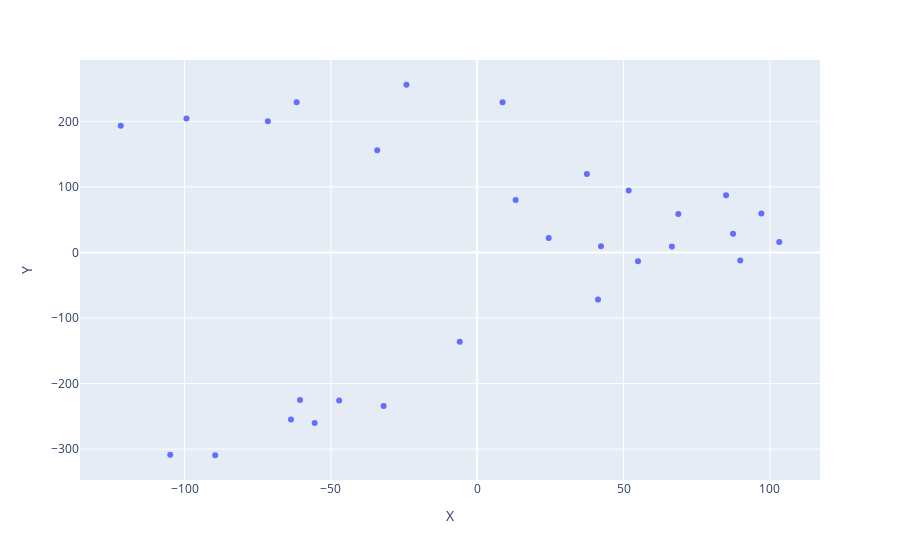

Notebook code for this chart:
### Code cell
#dist_matrix = pd.read_excel('analysis/generated/matrices/pancreas_pats_dist_L_NA_BIP.xlsx')
dist_matrix = dist_matrix.to_numpy()
setnames = ['patient ' + str(count) for count in range(0,len(dist_matrix))]
df_mds_coordinates.set_axis(setnames,axis='index',inplace=True)
df_mds_coordinates['Patient'] = setnames

df_mds_coordinates['ICD diagnoses'] = patient_diagnoses
df_mds_coordinates.rename(columns={0:'X',1:'Y'}, inplace=True)
# utils.plotDistMatrix(df_mds_coordinates,setnames)

fig = px.scatter(df_mds_coordinates,x='X',y='Y',hover_data={'Patient':True,'ICD diagnoses':True,'X':False,'Y':False})
fig.show()

### Figure 1 — Plotly figure (JSON) as saved in the notebook; plotly's stock layout.template omitted (floating-point values rounded to 4 significant figures)
{"data": [{"customdata": [["patient 0", "{'R11', 'K83.0', 'C78.7', 'R65.0', 'U69.12', 'K92.0', 'K92.1', 'C25.0', 'K26.0', 'K31.5', 'Z03.1', 'Z71', 'F10.1', 'E87.6', 'R10.1', 'Z92.6', 'R53', 'K83.1', 'K59.09', 'R10.4', 'A41.58', 'Z03.9', 'E43', 'K22.7', 'R50.9', 'R14', 'K56.6', 'K71.0', 'Z11', 'C25.9', 'U99.0', 'K92.2', 'Z86.7', 'R63.3', 'T85.75', 'Z92.2', 'D62', 'D65.9', 'K25.0', 'Z95.81', 'J96.00', 'K31.88'}"], ["patient 1", "{'D37.70', 'T82.5', 'K83.0', 'Z90.4', 'B95.7', 'I82.81', 'Z03.8', 'C25.0', 'C25.3', 'B37.0', 'R17', 'R06.0', 'T82.7', 'R16.0', 'Z45.20', 'G62.9', 'R10.1', 'K83.1', 'K91.82', 'R10.4', 'K86.8', 'R93.3', 'A49.0', 'B95.48', 'Z11', 'C25.9', 'T85.75', 'K70.9', 'Z95.81'}"], ["patient 2", "{'K65.0', 'C78.7', 'R59.0', 'K64.0', 'I07.1', 'R91', 'E88.0', 'K29.6', 'R18', 'J98.7', 'C25.0', 'E78.4', 'E78.0', 'I80.28', 'Z03.1', 'C01', 'Z51.1', 'C25.2', 'Z03.6', 'R10.1', 'E87.6', 'Z03.5', 'Z92.1', 'D73.5', 'R53', 'M47.99', 'I35.1', 'K83.1', 'D68.4', 'N17.92', 'H02.8', 'I10.00', 'I10.90', 'J43.2', 'R10.4', 'T81.0', 'E43', 'R45.1', 'K20', 'N28.1', 'C02.1', 'J32.0', 'E86', 'C25.1', 'K64.9', 'R07.3', 'I95.8', 'Z11', 'K62.5', 'U99.0', 'D37.6', 'K57.30', 'R00.0', 'Z86.7', 'I70.0', 'D68.35', 'Y57.9', 'Z29.21', 'Z92.2', 'D12.8', 'R63.3', 'R07.1', 'Z95.81', 'K31.88', 'R60.0'}"], ["patient 3", "{'C78.0', 'R11', 'N39.0', 'Z90.4', 'R13.9', 'C79.2', 'C25.0', 'T82.7', 'E87.6', 'R50.88', 'Z92.1', 'R53', 'B96.2', 'I10.00', 'K86.8', 'E43', 'B95.2', 'K83.8', 'Z11', 'U99.0', 'B99', 'R63.3', 'E03.9', 'C78.6', 'K31.88'}"], ["patient 4", "{'C78.0', 'G47.0', 'R11', 'R10.3', 'R17.0', 'K83.0', 'C78.7', 'Z90.4', 'C25.7', 'A49.9', 'U69.12', 'R91', 'F32.0', 'E87.2', 'K92.0', 'K44.9', 'K76.0', 'R45.8', 'J98.0', 'C25.0', 'K31.5', 'B37.0', 'R06.0', 'Z03.1', 'R16.0', 'J18.8', 'Z29.0', 'Z22.3', 'Z90.7', 'Z85.0', 'E87.6', 'U80.30', 'Z92.6', 'R93.2', 'J96.01', 'A09.9', 'R53', 'D38.1', 'K83.1', 'D68.4', 'K80.31', 'B37.88', 'K59.09', 'E66.00', 'R10.4', 'R16.1', 'K86.8', 'T81.0', 'E87.1', 'E43', 'M85.99', 'K21.0', 'E86', 'K56.6', 'R93.3', 'B95.2', 'K22.81', 'K81.0', 'D90', 'Z86.1', 'Z11', 'K31.1', 'Z96.88', 'C25.9', 'K22.1', 'U99.0', 'R63.3', 'D63.0', 'Z29.21', 'T85.53', 'K25.0', 'Z95.81', 'D61.10'}"], ["patient 5", "{'C25.9'}"], ["patient 6", "{'C78.7', 'I10.00', 'Z11', 'C25.9', 'E89.0', 'U99.0', 'C25.2', 'E11.90', 'Z95.81', 'C77.9'}"], ["patient 7", "{'Z90.4', 'R59.0', 'K76.8', 'K29.6', 'K44.9', 'C25.0', 'R06.0', 'Z03.1', 'Z71', 'C77.2', 'R10.1', 'R50.88', 'I10.00', 'K86.8', 'K22.7', 'K90.3', 'K21.0', 'C25.1', 'R93.3', 'Z11', 'Z29.28', 'E89.0', 'U99.0', 'C25.9', 'Z88.0', 'I70.0', 'E03.9', 'Z95.81', 'K29.5'}"], ["patient 8", "{'D37.70', 'R11', 'C78.7', 'R59.0', 'B95.7', 'U69.12', 'R58', 'R18', 'K29.6', 'R52.1', 'L59.8', 'K92.1', 'C25.0', 'R06.0', 'T82.7', 'G62.9', 'D69.61', 'E87.6', 'R10.1', 'R16.1', 'E43', 'D64.8', 'D69.58', 'I85.9', 'J90', 'Z11', 'Z51.4', 'U99.0', 'K92.2', 'D63.0', 'D62', 'K25.0', 'Z95.81', 'K91.88', 'K31.88'}"], ["patient 9", "{'C78.0', 'T82.5', 'Z95.88', 'M25.51', 'Z90.4', 'I25.12', 'R59.0', 'C78.7', 'R63.4', 'C25.3', 'E78.0', 'Z03.1', 'T82.7', 'G62.9', 'Z95.5', 'R10.1', 'I25.22', 'K83.1', 'Y82.8', 'R16.1', 'I10.00', 'R30.9', 'E43', 'K90.3', 'I50.11', 'Z11', 'C25.9', 'U99.0', 'R63.3', 'Z92.2', 'Z95.81'}"], ["patient 10", "{'K83.0', 'Z90.4', 'K64.0', 'U69.12', 'R43.2', 'R79.8', 'I25.11', 'R18', 'K92.1', 'E78.4', 'C25.0', 'K26.0', 'Z03.1', 'T82.7', 'C25.4', 'D69.88', 'E79.0', 'E87.6', 'K80.20', 'K74.0', 'R53', 'K83.1', 'Y82.8', 'E78.5', 'D68.4', 'B96.2', 'I10.00', 'R16.1', 'E05.8', 'K86.8', 'T81.0', 'E87.1', 'E43', 'I70.29', 'R93.3', 'B95.2', 'K76.9', 'Z11', 'R74.0', 'C25.9', 'K57.30', 'U99.0', 'R63.3', 'D62', 'Z92.2'}"], ["patient 11", "{'G47.0', 'K86.1', 'Z90.4', 'K25.9', 'R63.4', 'R18', 'K92.1', 'K31.5', 'Z85.0', 'E87.6', 'Z92.1', 'K83.1', 'E13.90', 'I26.9', 'R16.1', 'E61.1', 'K86.8', 'E43', 'K21.0', 'K56.6', 'C25.1', 'Z11', 'J90', 'C25.9', 'U99.0', 'K57.30', 'K92.2', 'R63.3', 'D68.35', 'D63.0', 'D62', 'Y57.9', 'K31.82', 'K56.4', 'Z95.81', 'R60.0'}"], ["patient 12", "{'I82.2', 'C78.7', 'E83.38', 'I48.0', 'C25.8', 'R79.8', 'A49.8', 'I48.2', 'C25.0', 'I25.13', 'D72.8', 'I80.28', 'Z95.5', 'Z92.1', 'E87.5', 'I10.00', 'C79.5', 'K86.8', 'T81.0', 'N17.91', 'R21', 'Z11', 'C25.9', 'U99.0', 'R63.3', 'Z86.7', 'Y57.9', 'Z92.2', 'D48.5', 'C78.6', 'C77.9'}"], ["patient 13", "{'D37.70', 'J44.99', 'C78.0', 'I34.0', 'I31.3', 'A49.9', 'I07.1', 'Z90.2', 'R91', 'R18', 'C25.0', 'Z85.1', 'Z03.1', 'C25.2', 'Z03.6', 'C77.2', 'Z92.1', 'N17.92', 'I10.00', 'K59.09', 'R10.4', 'K86.8', 'E43', 'E86', 'C25.1', 'R93.3', 'K56.4', 'I95.8', 'D90', 'Z11', 'E03.9', 'C25.9', 'R63.3', 'L27.1', 'Z92.2', 'C34.9', 'E11.90', 'C78.6', 'J44.89'}"], ["patient 14", "{'D37.70', 'B96.5', 'K83.0', 'C78.7', 'U69.0', 'E10.90', 'I95.9', 'A49.9', 'C25.8', 'U69.12', 'R91', 'E87.2', 'D53.0', 'J15.9', 'R52.1', 'R18', 'E88.0', 'K76.0', 'C25.0', 'C25.3', 'Z03.1', 'D68.8', 'C25.4', 'K80.00', 'J18.9', 'E87.6', 'N17.93', 'C77.2', 'K80.20', 'A41.52', 'K83.1', 'F05.0', 'D68.4', 'B96.2', 'I10.00', 'F17.1', 'R16.1', 'E66.00', 'K86.8', 'N17.91', 'E87.1', 'R65.1', 'S36.02', 'R52.2', 'T85.5', 'N13.3', 'K56.6', 'C25.1', 'I95.8', 'K71.0', 'I50.11', 'N13.1', 'T81.4', 'Z11', 'F05.8', 'C25.9', 'U99.0', 'D37.6', 'D73.3', 'D63.0', 'D62', 'R59.9', 'Z92.2', 'E11.90', 'C78.6', 'Z95.81', 'J96.00', 'K31.88', 'C77.9'}"], ["patient 15", "{'C78.0', 'G47.0', 'J45.9', 'C78.7', 'C25.8', 'R60.0', 'A49.8', 'I83.1', 'K72.0', 'Z93.1', 'J45.8', 'C25.2', 'R10.1', 'Z92.6', 'G55.0', 'I87.1', 'R53', 'N17.92', 'R16.1', 'C79.0', 'C09.9', 'R10.4', 'C78.8', 'C79.5', 'K59.09', 'E43', 'M53.86', 'Z11', 'A46', 'C25.9', 'U99.0', 'R63.3', 'M90.78', 'Z51.5', 'R59.9', 'Z95.81', 'C77.9'}"], ["patient 16", "{'R11', 'C25.0', 'E13.90', 'C78.7', 'Z11', 'C25.9', 'U99.0', 'G62.0', 'Z95.81', 'R73.9'}"], ["patient 17", "{'G47.0', 'C78.7', 'U69.12', 'E88.0', 'R18', 'K92.0', 'R52.1', 'E88.29', 'G62.9', 'D69.61', 'C25.2', 'L03.3', 'C77.2', 'N17.93', 'R65.9', 'C77.8', 'D68.4', 'R16.1', 'I10.00', 'K59.09', 'R65.1', 'R60.1', 'D90', 'T81.4', 'Z11', 'A41.8', 'U99.0', 'Z51.4', 'E03.9', 'Z95.81', 'R60.0'}"], ["patient 18", "{'R11', 'C78.0', 'N39.0', 'C91.10', 'E04.9', 'K83.0', 'Z90.4', 'C78.7', 'R13.9', 'A49.9', 'B95.7', 'I80.80', 'B02.9', 'K91.83', 'A49.8', 'R18', 'K29.6', 'C50.9', 'K76.0', 'C25.0', 'M46.42', 'Z03.1', 'R51', 'R16.0', 'R64', 'Z51.1', 'R10.1', 'R93.2', 'Z04.8', 'I65.2', 'K59.0', 'R50.88', 'R53', 'K83.1', 'I10.00', 'Z85.3', 'K86.8', 'M54.12', 'E43', 'R50.9', 'R14', 'T85.5', 'T85.78', 'K21.0', 'G51.8', 'C79.83', 'B95.2', 'E05.9', 'C85.1', 'R50.80', 'K83.8', 'K52.9', 'C78.2', 'Z11', 'U99.0', 'R63.3', 'Z92.2', 'R59.9', 'E11.90', 'J91', 'R60.0'}"], ["patient 19", "{'N39.0', 'K35.8', 'K56.5', 'Z88.6', 'B95.7', 'C25.8', 'C48.1', 'R18', 'C25.0', 'Z71', 'R64', 'R10.1', 'A09.9', 'C57.8', 'C40.3', 'R10.4', 'K86.8', 'Z43.3', 'E43', 'K56.6', 'C25.1', 'E44.0', 'N13.1', 'Z11', 'C25.9', 'D39.1', 'U99.0', 'R63.3', 'C78.6', 'Z95.81'}"], ["patient 20", "{'R11', 'G47.0', 'K83.0', 'C78.7', 'Z90.4', 'Z95.81', 'B95.7', 'U69.12', 'R33', 'A49.8', 'L89.14', 'J95.80', 'R18', 'K92.1', 'B37.0', 'F45.41', 'Z29.0', 'Z22.3', 'C25.2', 'N17.93', 'E87.6', 'Z92.6', 'K25.0', 'A09.9', 'R53', 'D68.4', 'B37.88', 'I10.00', 'K59.09', 'R10.4', 'I89.01', 'K86.8', 'B95.90', 'E43', 'R45.1', 'N13.3', 'R14', 'T83.1', 'E86', 'G62.0', 'K59.02', 'D70.19', 'N13.1', 'D90', 'B95.48', 'Z11', 'U99.0', 'C25.9', 'R63.3', 'K92.2', 'D62', 'Y57.9', 'E11.90', 'J91', 'R31', 'R60.0'}"], ["patient 21", "{'D37.70', 'G47.0', 'R11', 'K83.0', 'Z90.4', 'Z03.4', 'L29.8', 'C78.7', 'U69.12', 'C25.0', 'Z03.1', 'Z71', 'Z45.20', 'E87.6', 'K83.1', 'D68.4', 'U80.31', 'B96.2', 'M54.88', 'I10.00', 'K86.8', 'K90.3', 'E44.0', 'R07.3', 'D70.19', 'Z11', 'U99.0', 'D37.6', 'I10.01', 'Z95.81', 'J96.00', 'R55'}"], ["patient 22", "{'R11', 'Z53', 'G47.0', 'N39.0', 'K83.0', 'C78.7', 'Z90.4', 'R13.9', 'C25.7', 'A49.9', 'Z95.81', 'B95.7', 'M79.89', 'A49.8', 'R60.0', 'K29.6', 'K44.9', 'C25.0', 'K59.9', 'U81.20', 'Z03.1', 'T82.7', 'F45.41', 'G62.9', 'R16.0', 'Z29.0', 'Z51.1', 'Z22.3', 'A04.70', 'B96.7', 'E87.6', 'N17.93', 'R10.1', 'C77.2', 'Z92.6', 'R50.88', 'Z03.5', 'Z92.1', 'R53', 'E78.5', 'N17.92', 'B96.2', 'R16.1', 'K59.09', 'Z92.3', 'K86.8', 'E87.1', 'B95.90', 'E43', 'R50.9', 'R45.1', 'K85.90', 'E86', 'N12', 'B95.2', 'D70.19', 'I95.8', 'N40', 'D90', 'Z11', 'K31.7', 'B96.6', 'C25.9', 'D37.6', 'B99', 'R63.3', 'U99.0', 'Y57.9', 'R59.9', 'J15.8', 'Z29.21', 'N00.9', 'D13.1', 'C77.9'}"], ["patient 23", "{'I25.22', 'C78.0', 'C25.0', 'I25.13', 'C78.7', 'I10.00', 'Z11', 'C25.9', 'U99.0', 'N18.3', 'Z92.2', 'Z95.5', 'I49.3', 'E79.0', 'E11.90', 'G47.31', 'C77.9'}"], ["patient 24", "{'C25.0', 'C78.7', 'I10.00', 'Z03.1', 'M06.89', 'R93.2'}"], ["patient 25", "{'D37.70', 'Z03.8', 'C25.0', 'Z11', 'Z03.1', 'K86.8', 'E03.9', 'C25.1', 'R93.3'}"], ["patient 26", "{'C25.9'}"], ["patient 27", "{'C25.0', 'C78.7', 'K59.09', 'Z11', 'E10.90', 'K86.8', 'U99.0'}"], ["patient 28", "{'D37.70', 'N39.0', 'K83.0', 'I80.1', 'A49.9', 'U69.12', 'I81', 'I80.81', 'E88.0', 'B37.81', 'E78.0', 'I80.28', 'G62.9', 'Z22.3', 'K65.9', 'Z92.1', 'I26.9', 'B96.2', 'R16.1', 'E43', 'K90.3', 'K31.82', 'Z86.7', 'D65.9', 'I86.4', 'G47.0', 'R11', 'J98.8', 'A49.8', 'R18', 'C25.0', 'E78.4', 'B37.0', 'Z29.0', 'E79.0', 'U80.30', 'R10.1', 'D68.4', 'B37.88', 'K86.8', 'T81.0', 'Y69', 'D70.19', 'D90', 'D62', 'K65.09', 'T85.53', 'J96.09', 'I10.01', 'Z95.81', 'A49.1', 'C78.7', 'R63.4', 'K29.6', 'R16.0', 'K82.1', 'D69.61', 'E87.6', 'R53', 'K83.1', 'E78.5', 'R10.4', 'C78.8', 'E87.1', 'N20.1', 'B96.3', 'N40', 'R09.3', 'Z11', 'U99.0', 'K92.2', 'E11.90', 'K64.0', 'B95.7', 'K76.0', 'K65.00', 'T85.88', 'K80.20', 'E11.91', 'I10.00', 'Z96.4', 'B95.2', 'I95.8', 'B96.6', 'Z96.88', 'C25.9', 'K80.51', 'Z51.4', 'R63.3', 'D68.35', 'J15.8', 'K80.31', 'J96.00', 'R60.0'}"]], "hovertemplate": "Patient=%{customdata[0]}<br>ICD diagnoses=%{customdata[1]}<extra></extra>", "legendgroup": "", "marker": {"color": "#636efa", "symbol": "circle"}, "mode": "markers", "name": "", "orientation": "v", "showlegend": false, "type": "scatter", "x": [51.77, 89.88, -99.34, 41.27, -61.68, -89.52, -60.55, 54.94, 97.1, 42.3, 37.48, 68.73, 24.43, 13.13, -24.17, 85.04, -47.17, 103.2, 8.666, 66.52, -34.15, 87.42, -121.8, -5.97, -55.53, -31.98, -104.9, -63.62, -71.53], "xaxis": "x", "y": [94.46, -12.29, 204.4, -71.96, 229.3, -309.4, -225.1, -13.57, 59.48, 9.582, 119.7, 58.52, 21.88, 79.9, 255.8, 87.37, -225.9, 15.95, 229.3, 8.974, 155.9, 28.7, 193.4, -136.1, -260.1, -234.4, -308.8, -255.0, 200.0], "yaxis": "y"}], "layout": {"legend": {"tracegroupgap": 0}, "margin": {"t": 60}, "xaxis": {"anchor": "y", "domain": [0, 1], "title": {"text": "X"}}, "yaxis": {"anchor": "x", "domain": [0, 1], "title": {"text": "Y"}}}}
